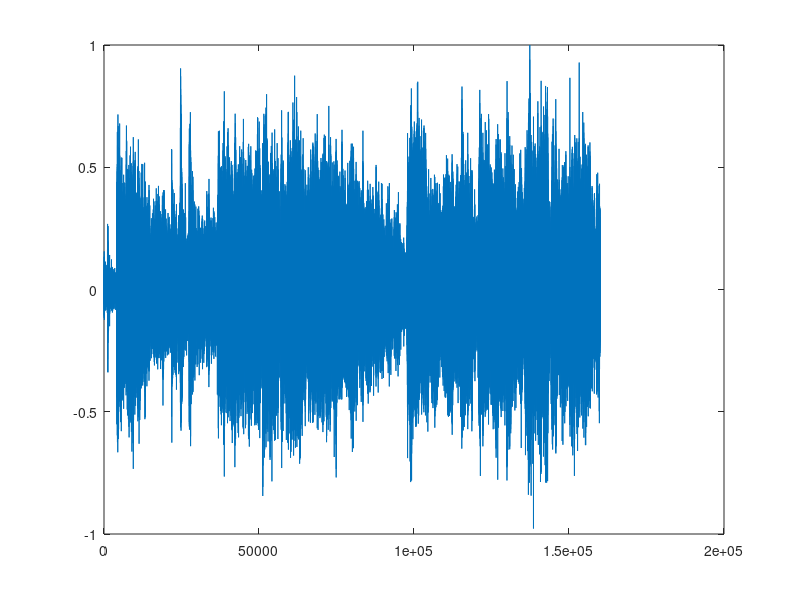

Here is the MATLAB script that generated this plot: (Note: this script raises an error after producing the figure.)
%%%%%%%%%%%%%%%%%%%%%%%%%%%%%%%%%%%%%%%
%       Matlab Script                 %
%       EE305, Lab 7 & 8              %
%       Spring 2024                   %
%%%%%%%%%%%%%%%%%%%%%%%%%%%%%%%%%%%%%%%

% The file 'voice.mat' includes a 20-second long piece of speech sampled at
% 8kHz under the matlab array named 'data' with values contained in [-1,1].

% Our goal in labs 7 & 8 are to perform
%  1. Perform PCM waveform encoding from matlab array 'data'
%  2. Perform QPSK modulation and demodulation
%  3. Perform convoluational encoding and decoding
%  4. Assess voice quality for different SNR values

% Clear the workspace & Command window
clear all;
clc;

% Basic settings
j = sqrt(-1);
f_sample = 8000;  % samples per second
bitsPerSample = 8; % PCM coding parameter
block_size = 128;  % number of bits per packet
EbNo_array_dB = [0:2:10]; % [0 2 4 6 8 10]


%%%%%%%%%%%%% Load the data
load music;
plot(data); % check data
disp('data size')
size(data)

data_array_rx = zeros(size(data)); % Initialization

%%%%%%%%%%%%% PCM Waveform encoding
bit_stream_tx = func_PCM_coding(data, bitsPerSample); 
%%%% Insert script:  Use 8bit O2C offset 2's complement binary scheme 
%%%% to represent a value x[n], where -1 <= x[n] <= 1
%%%% data => s[n]
disp('size of bit_stream_tx')
size(bit_stream_tx)

number_of_packets = length(bit_stream_tx) / block_size; % block_size = 128

% Initialization
bit_stream_rx = zeros(length(bit_stream_tx),1); 
BER = zeros(length(EbNo_array_dB),1);
BER_theo = zeros(length(EbNo_array_dB),1);

% Iterate 6 times for each dB (EbNo_array_dB)
for iebno = 1 : length(EbNo_array_dB)
    EbNo_dB=EbNo_array_dB(iebno);
    EbNo_dB;
    EbNo = 10^(0.1*EbNo_dB);
    % Calcuate signal gain and noise variance from EbNo:  
    % Eb/No = 0.5 Es/No = 0.5 * gain^2/No;                                                  
    % sigma^2 = No/2
    %=======================================================================
    gain = 1;
    sigma = sqrt(0.5*(0.5*gain^2/EbNo));
    %======================================================================= 
    
    for ipacket = 1 : number_of_packets

        %%%%%%%%%%%%% Take a packet from bit_stream_tx
        % Extract a packet from bit_stream_tx
        start_idx = (ipacket - 1) * block_size + 1;
        end_idx = ipacket * block_size;
        
        % Ensure indices are valid
        if end_idx > length(bit_stream_tx)
            error('End index exceeds the length of bit_stream_tx.');
        end
        
        % Extract the ipacket-th packet
        bits_packet_tx = bit_stream_tx(start_idx : end_idx);
        
        %%%%%%%%%%%%% Convolutional Channel Coding(Exp 8)
        encoded_bits_packet_tx = func_conv_coding(bits_packet_tx);
        % encoded_bits_packet_tx =  bits_packet_tx;

        %%%%%%%%%%%%% QPSK modulation
        % generate symbol_block of complex symbols with unit magnitude
        symbols_packet_tx = func_QPSK_modulation(encoded_bits_packet_tx);        

        %%%%%%%%%%%%% AWGN and Receiver
        %=======================================================================
        % Get the size of the input symbols packet
        arr_size = size(symbols_packet_tx);  

        % Generate complex Gaussian noise
        AWGN = sigma * (randn(arr_size) + 1j * randn(arr_size));

        % Add noise to the transmitted symbols to simulate the received symbols
        symbols_packet_rx = symbols_packet_tx + AWGN;
        %=======================================================================
        
        %%%%%%%%%%%%% Hard-decision QPSK demodulation
        received_bits_packet_rx = func_QPSK_demodulation(symbols_packet_rx);    
        
        %%%%%%%%%%%%% Convolutional Decoding
        decoded_bits_packet_rx = func_conv_decoding(received_bits_packet_rx);
        % decoded_bits_packet_rx = received_bits_packet_rx;        
        
        %%%%%%%%%%%%% Reconstruct the whole file
        bit_stream_rx(start_idx : end_idx) = decoded_bits_packet_rx;
    end
    
    %=======================================================================
    % For each Eb/No, compute empirical and theoretical BER
    BER_theo(iebno) = erfc(sqrt(EbNo))/2;
    BER(iebno) = sum(xor(bit_stream_rx, bit_stream_tx))/length(bit_stream_tx);

    %=======================================================================

    % PCM decoding and replay the sound
    disp('bit stream rx size')
    size(bit_stream_rx)
    data_array_rx = func_PCM_decoding(bit_stream_rx,bitsPerSample); %added
    sum(abs(data - data_array_rx)) %added 
    plot(data_array_rx)
    
    % Display the title with 'iebno' value
    title(['EbNo = ', num2str(EbNo_dB), ' dB']);

    % generate sound using the array 'data' with 8kHz sampling rate with 8 bit resolution.
    sound(data_array_rx,8000); 
 
    disp('paused after one iebno iteration')
    pause
   
end   

%% plot BER
figure (1)
semilogy(EbNo_array_dB,BER,'--x') %added
hold on 
grid on
semilogy(EbNo_array_dB,BER_theo,'-o') %added 
xlabel('Eb/No [dB]');
ylabel('BER');
legend('BER', 'BER-theo')
